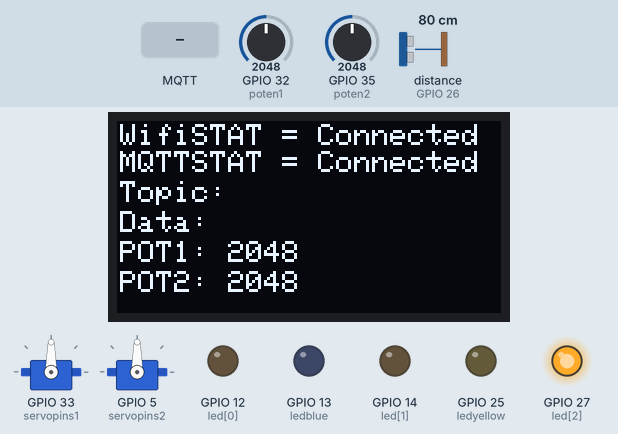
Bench run of a sketch on a simulated ESP32. On the bench: 2 × servo, 128×64 one-colour display, output pins drawn as LEDs (lit = HIGH). The test bench sets the inputs (shaded band); at power-on: GPIO 32 (poten1) = 2048, GPIO 35 (poten2) = 2048, distance to the obstacle (sensor on GPIO 26) 80 cm. The echo pulse lasts 58.3 µs per cm; WiFi joins after 1.5 s; servers stay silent unless stated; no MQTT or app messages arrive unless stated.

Above: at 3.0 s.
3.1 s: MQTT message "LED/led1" arrives on the first subscribed topic
At 4.3 s:
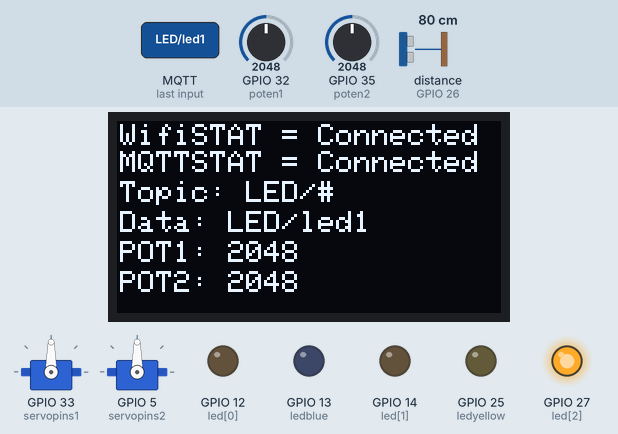
4.6 s: MQTT message "on" arrives on the first subscribed topic
At 5.8 s:
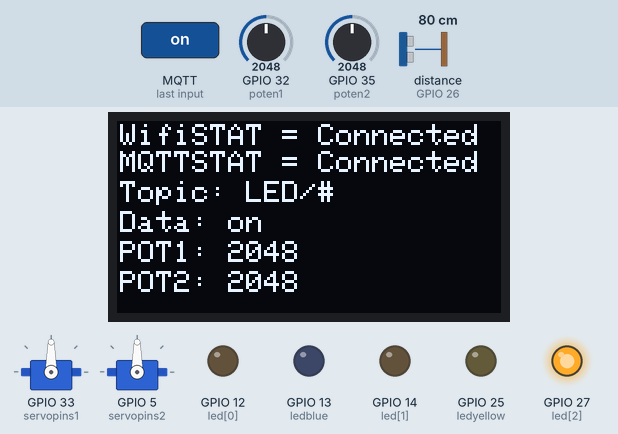
6.1 s: MQTT message "off" arrives on the first subscribed topic
At 6.5 s:
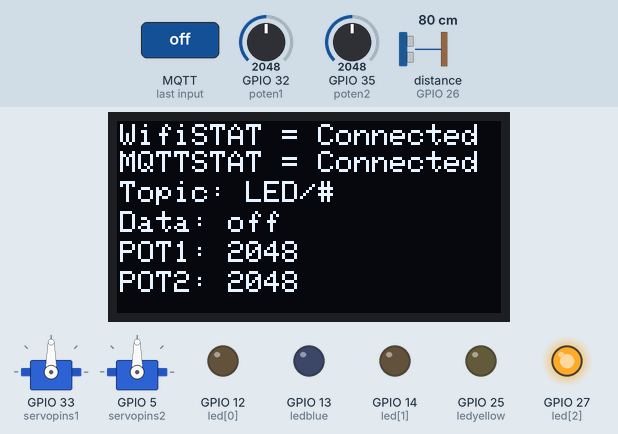
7.6 s: MQTT message "LED/servoxxx" arrives on the first subscribed topic
At 8.2 s:
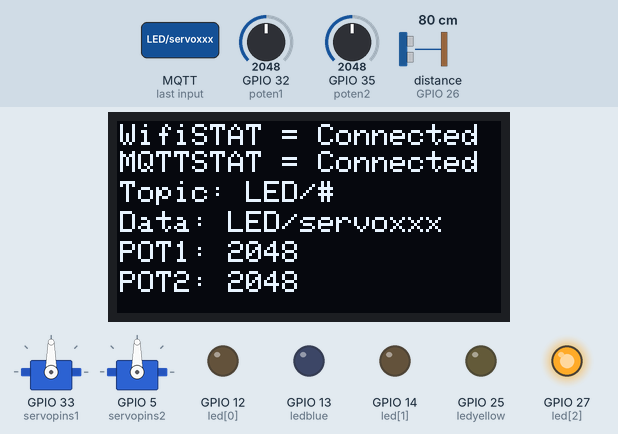
9.2 s: MQTT message "LED/srvvzz" arrives on the first subscribed topic
At 10.2 s:
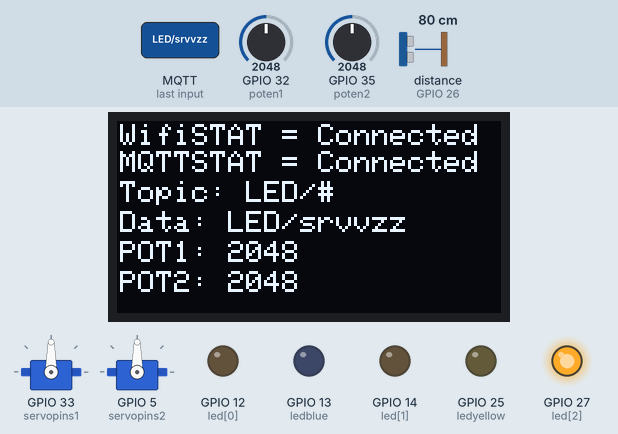
10.8 s: GPIO 32 (poten1) set to 2866
At 11.7 s:
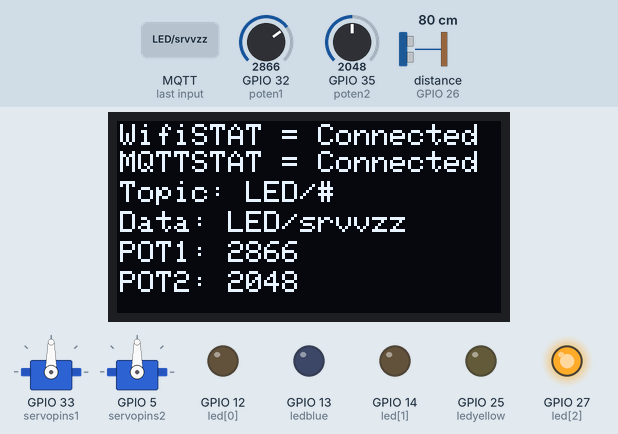
Timing chart, 0 to 13.3 s (numbered marks = the images above; inputs shaded):
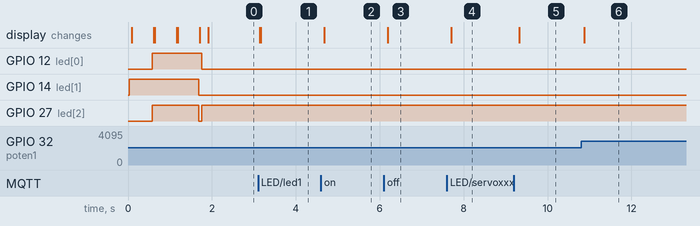

Measured:
- after the input at 3.1 s, the display: first changes at once (image 1 shows a later state)
- after the input at 4.6 s, the display: changes after 0.08 s (image 2)
- after the input at 6.1 s, the display: changes after 0.09 s (image 3)
- after the input at 7.6 s, the display: changes after 0.11 s (image 4)
- after the input at 9.2 s, the display: changes after 0.13 s (image 5)
- after the input at 10.8 s, the display: changes after 0.07 s (image 6)

The sketch:

ArduinoCode_IotWEB1.ino
```cpp
#include <WiFi.h>
#include <MQTT.h>
WiFiClient clientwifi;
MQTTClient clientmqtt;
const char clientID[] = "POPO123";
const char ssid[] = "wadudu";
const char pass[] = "bgstt123";
const char* brokerserver =  "prickleshift857.cloud.shiftr.io";
const char* userbrokermqtt = "prickleshift857";
const char* passbrokermqtt = "kelasiotcoba12";

String topic1 = "LED/#";
String topic_masuk_baru;
String Data_payload_baru;

#include <Wire.h>
#include <Adafruit_GFX.h>
#include <Adafruit_SSD1306.h>

const int lebar = 128;
const int tinggi = 64;
const int reset = 4;
Adafruit_SSD1306 oledz(lebar,tinggi,&Wire, reset);

#include <ESP32Servo.h>
int servopins1 = 33, servopins2 = 5;
Servo servo1ku;
Servo servo2ku;
int led[] = {12,14,27};
int ledyellow = 25, ledblue = 13;
unsigned long wktuskrg = 0;
unsigned long wktuskrg2 = 0;

#define poten1 32
#define poten2 35
int potenread1, potenread2;
int old_pot1 = 0, old_pot2 = 0;

#include <NewPing.h>
#define TRIGGER_PIN 26
#define ECHO_PIN 26
NewPing sonar(TRIGGER_PIN, ECHO_PIN, 400);
int jarak, old_jarak = 0;

void setup() {
  Serial.begin(115200);
  for(int i = 0; i < 3; i++){
    pinMode(led[i], OUTPUT);
  }
  pinMode(ledblue, OUTPUT);
  pinMode(ledyellow, OUTPUT);
  servo1ku.attach(servopins1);
  servo2ku.attach(servopins2);
  oledz.begin(SSD1306_SWITCHCAPVCC, 0x3C);
  oledz.clearDisplay();
  rgbled(0,0,0);

  WiFi.begin(ssid, pass);
  clientmqtt.begin(brokerserver, clientwifi);
  clientmqtt.onMessage(pesansubscribemasuk);
  reconnect();
}

void loop() {
  clientmqtt.loop();
  if(!clientmqtt.connected()){
    reconnect();
  }
  pesanclient_doit();
  publish_poten();
  publish_ultras();
}

void reconnect(){
  rgbled(0,1,0);
  while (WiFi.status() != WL_CONNECTED){
    lcdkecil(1,1,"WifiSTAT = ---");
    lcdkecil(1,10,"MQTTSTAT = ---");
    oledz.clearDisplay();
    delay(500);
    rgbled(1,1,1);
  }
  rgbled(1,0,0);
  lcdkecil(1,2,"WifiConnected");
  oledz.clearDisplay();
  clientmqtt.setWill("kelasiot/POPO123/Status", "offline", true, 1);
  while(!clientmqtt.connect(clientID, userbrokermqtt, passbrokermqtt)){
    lcdkecil(1,1,"WifiSTAT = Connected");
    lcdkecil(1,10,"MQTTSTAT = ---");
    oledz.clearDisplay();
    delay(500);
    rgbled(1,1,1);
  }
  rgbled(0,0,1);
  lcdkecil(1,1,"WifiSTAT = Connected");
  lcdkecil(1,10,"MQTTSTAT = Connected");
  clientmqtt.publish("kelasiot/POPO123/Status", "online", true, 1);
  clientmqtt.subscribe(topic1, 1);
}

void pesansubscribemasuk(String &topicmasuk, String &payloadmasuk){
  topic_masuk_baru = topicmasuk;
  Data_payload_baru = payloadmasuk;
}

void pesanclient_doit(){
  if(topic_masuk_baru == "LED/led1"){
    if(Data_payload_baru == "on"){
      digitalWrite(ledblue, HIGH);
    }
    else if(Data_payload_baru == "off"){
      digitalWrite(ledblue, LOW);
    }
  }
  if(topic_masuk_baru == "LED/led2"){
    if(Data_payload_baru == "on"){
      digitalWrite(ledyellow, HIGH);
    }
    else if(Data_payload_baru == "off"){
      digitalWrite(ledyellow, LOW);
    }
  }
  if(topic_masuk_baru == "LED/servoxxx"){
    int servoposition =  Data_payload_baru.toInt();
    servo1ku.write(servoposition);
    Serial.println("Servo 1 Position: " + String(servoposition));
  }
  if(topic_masuk_baru == "LED/srvvzz"){
    int servoposition2 =  Data_payload_baru.toInt();
    servo2ku.attach(servopins2);
    servo2ku.write(servoposition2);
    Serial.println("Servo 2 Position: " + String(servoposition2));
  }
  lcdkecil(1, 20, "Topic: " + topic_masuk_baru);
  lcdkecil(1, 30, "Data: " + String(Data_payload_baru));
}

void lcdkecil(int koor1, int koor2, String katakata){
  oledz.fillRect(koor1, koor2, 128, 10, BLACK);
  oledz.setTextSize(1);
  oledz.setTextColor(WHITE);
  oledz.setCursor(koor1, koor2);
  oledz.println(katakata);
  oledz.display();
}

void rgbled(int pin1, int pin2, int pin3){
    digitalWrite(led[0], pin1);
    digitalWrite(led[1], pin2);
    digitalWrite(led[2], pin3);
}

void publish_poten(){
  potenread1 = analogRead(poten1);
  potenread2 = analogRead(poten2);
  if(millis()-wktuskrg > 100){
    wktuskrg = millis();
    if(potenread1 != old_pot1){
      clientmqtt.publish("kelasiot/pot1", String(potenread1).c_str(), true, 1);
      old_pot1 = potenread1;
    }
    if(potenread2 != old_pot2){
      clientmqtt.publish("kelasiot/pot2", String(potenread2).c_str(), true, 1);
      old_pot2 = potenread2;
    }
    lcdkecil(1, 40, "POT1: " + String(potenread1));
    lcdkecil(1, 50, "POT2: " + String(potenread2));
  }
}

void publish_ultras(){
  jarak = sonar.ping_cm();
  if(millis() - wktuskrg2 > 500){
    wktuskrg2 = millis();
    if(jarak != old_jarak){
      clientmqtt.publish("kelasiot/ultras",  String(jarak).c_str(), true, 1);
      old_jarak = jarak;
    }
  }
}
```
